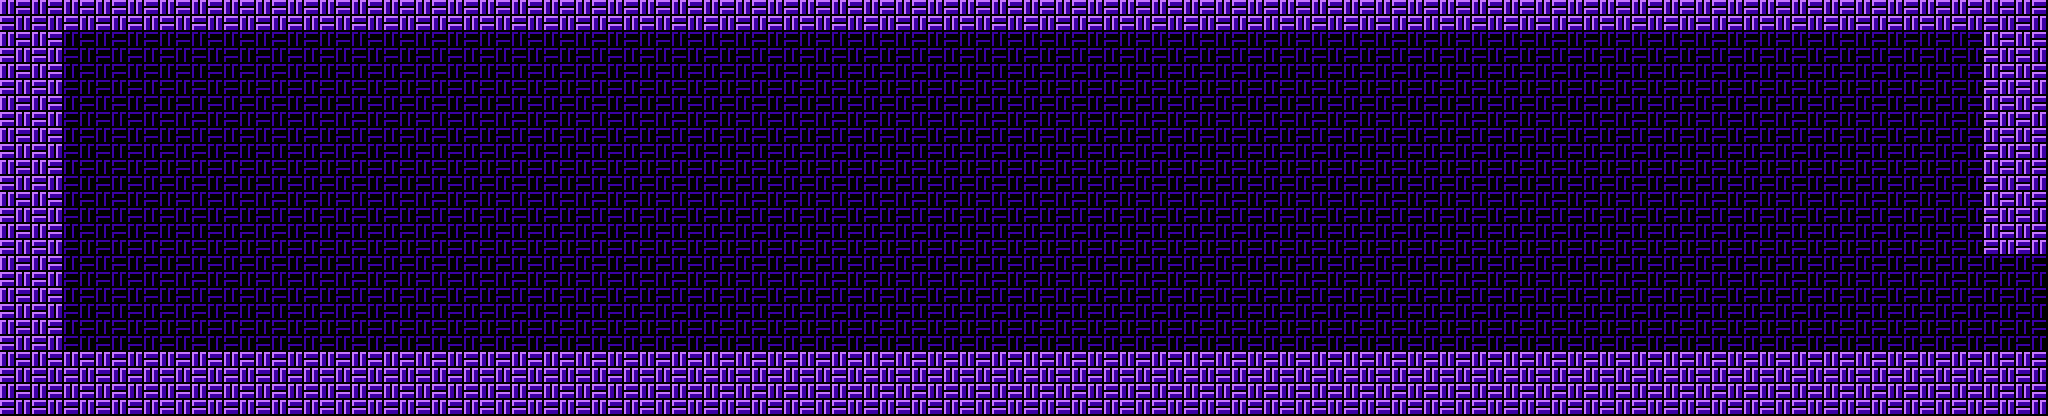

Below is a game level as drawn by its tile map, then a one-line description and the .tmx that defines it (tile-layer data replaced by summaries):
An orthogonal 128x26 tile map with 16x16 px tiles, 1 tile layer (base).

<map version="1.8" tiledversion="1.8.2" orientation="orthogonal" renderorder="right-down" width="128" height="26" tilewidth="16" tileheight="16" infinite="0" nextlayerid="6" nextobjectid="1">
 <tileset firstgid="0" source="palace-4.tsx" />
 <layer id="5" name="base" width="128" height="26">
  <data>[3328 cells, 3328 non-empty, 4 distinct tile ids]</data>
 </layer>
</map>
